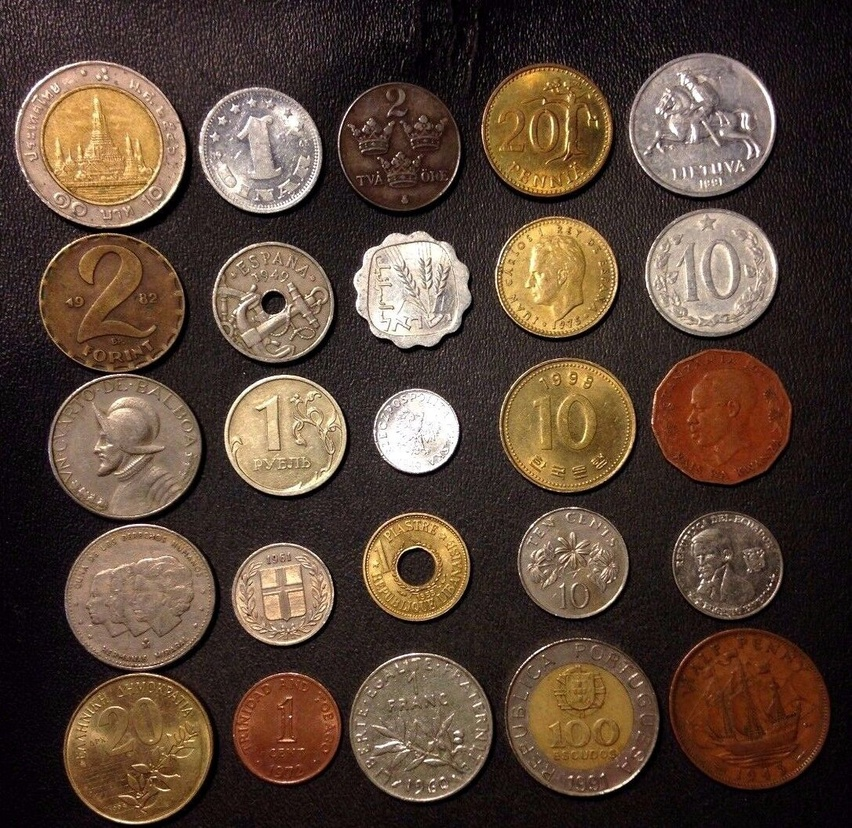
#> input picture Nesne Tespiti/HavzaAlgoritmasi/foto.jpg, 852 x 828 px, shrunk from 1085 x 1054 before the run, found by its file name
$ python havzalgoritmasi.py
#> lines starting #> are read from the running program, lines starting #| are printed output that depends on the picture; after the words box and inside, x2 and y2 are one past the last pixel; in counts of white or black regions, pixels touching at a corner belong together
import cv2
import matplotlib.pyplot as plt
import numpy as np


# Görseli içe aktar
coin = cv2.imread(r"C:\Users\MUSA\Desktop\Nesne Tespiti\HavzaAlgoritmasi\foto.jpg")
#> coin is the input picture: shape (828, 852, 3); mean B, G, R 54.7, 68, 87.6

# BGR'den RGB'ye dönüştürme
coin_rgb = cv2.cvtColor(coin, cv2.COLOR_BGR2RGB)

# Görseli görselleştirme
plt.figure()
plt.imshow(coin_rgb)
plt.axis("off")
plt.title("Orijinal Görsel")

# LPF (Low Pass Filter) - Blur işlemi
coin_blur = cv2.medianBlur(coin, 13)
coin_blur_rgb = cv2.cvtColor(coin_blur, cv2.COLOR_BGR2RGB)

# Blur sonrası
plt.figure()
plt.imshow(coin_blur_rgb)
plt.axis("off")
plt.title("Blur Uygulandı")

# Grayscale dönüşümü
coin_gray = cv2.cvtColor(coin_blur, cv2.COLOR_BGR2GRAY)

# Grayscale görseli gösterme
plt.figure()
plt.imshow(coin_gray, cmap="gray")
plt.axis("off")
plt.title("Grayscale Görsel")

# Thresholding işlemi
ret, coin_thresh = cv2.threshold(coin_gray, 75, 255, cv2.THRESH_BINARY)
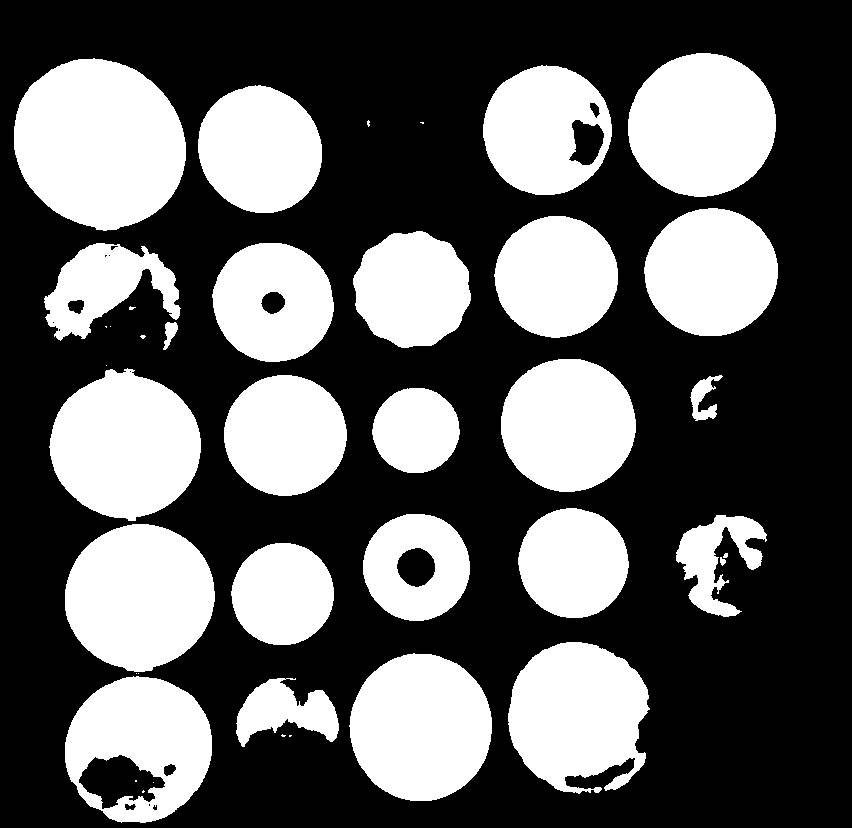
#> coin_thresh: shape (828, 852); 37.5% white; 40 white regions (14 under 20 px)

# Threshold sonrası görsel
plt.figure()
plt.imshow(coin_thresh, cmap="gray")
plt.axis("off")
plt.title("Threshold Sonucu")

# kontur

contours, hierarchy = cv2.findContours(coin_thresh.copy(), cv2.RETR_CCOMP, cv2.CHAIN_APPROX_SIMPLE)
#> contours = 56 contours, 21 with area under 20; largest, box (x1, y1, x2, y2) and area: (14, 58, 186, 231) 22602, (65, 524, 215, 672) 16881, (49, 368, 201, 521) 16866, (65, 676, 212, 823) 16609, (628, 53, 776, 197) 16464

for i in range(len(contours)):

    if hierarchy[0][i][3] == -1:
        cv2.drawContours(coin, contours, i, (0,255,0),10)
#> this loop made 56 passes
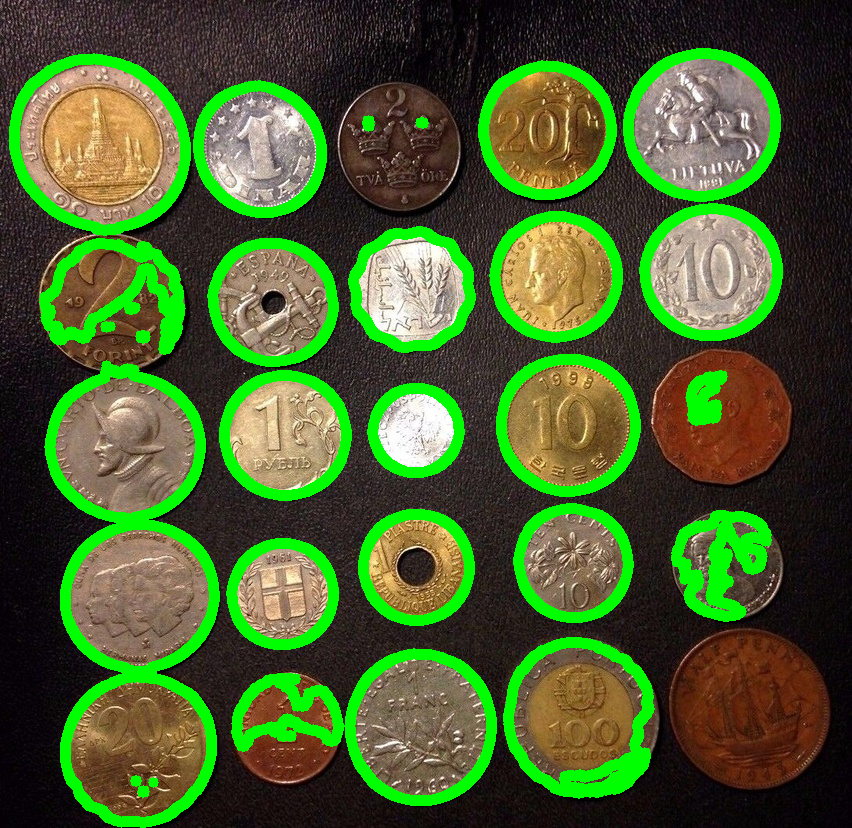
#> coin: shape (828, 852, 3); 15.27% of pixels changed, all inside (x1, y1, x2, y2) = (9, 48, 783, 828)

# Açılma (Morfolojik işlem)
kernel = np.ones((5, 5), np.uint8)  # Kernel boyutunu 3x3'ten 5x5'e yükselttik
opening = cv2.morphologyEx(coin_thresh, cv2.MORPH_OPEN, kernel, iterations=2)
#> opening: shape (828, 852); 37.1% white; 27 white regions, largest, box (x1, y1, x2, y2) and area: (14, 59, 186, 230) 22837, (65, 524, 215, 672) 17090, (50, 370, 201, 519) 17035

# Açılma sonrası görsel
plt.figure()
plt.imshow(opening, cmap="gray")
plt.axis("off")
plt.title("Açılma Sonucu")

plt.figure()
plt.imshow(coin)
plt.axis("off")

# nesneler arası distance bulalım
dist_transform = cv2.distanceTransform(opening, cv2.DIST_L2, 5)
plt.figure()
plt.imshow(opening, cmap="gray")
plt.axis("off")

# resmi küçült
ret, sure_foreground = cv2.threshold(dist_transform, 0.4*np.max(dist_transform), 255, 0)
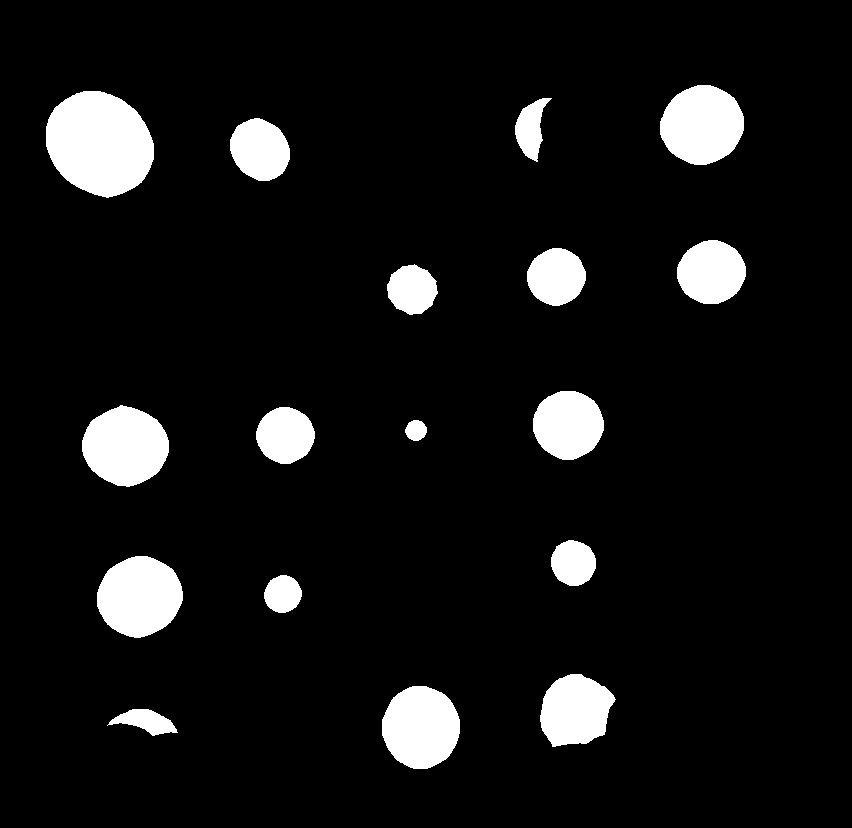
#> sure_foreground: shape (828, 852) float32; 8% white; 17 white regions, largest, box (x1, y1, x2, y2) and area: (46, 91, 154, 198) 8775, (97, 556, 183, 638) 5359, (82, 405, 169, 487) 5307
#> ret = 32.2
plt.figure()
plt.imshow(dist_transform, cmap="gray")
plt.axis("off")

# arka plan için resmi büyüt
sure_background = cv2.dilate(opening, kernel, iterations = 1)
#> sure_background: shape (828, 852); 40.6% white; 25 white regions, largest, box (x1, y1, x2, y2) and area: (12, 57, 188, 232) 24225, (63, 522, 217, 674) 18298, (48, 368, 203, 521) 18255
sure_foreground = np.uint8(sure_foreground)
unknown = cv2.subtract(sure_background, sure_foreground)
#> unknown: shape (828, 852); 32.6% white; 25 white regions, largest, box (x1, y1, x2, y2) and area: (12, 57, 188, 232) 15450, (63, 675, 214, 824) 13964, (48, 368, 203, 521) 12948
plt.figure()
plt.imshow(unknown, cmap = "gray")
plt.axis("off")

# bağlantı
ret, marker = cv2.connectedComponents(sure_foreground)
#> marker: shape (828, 852) int32; 18 distinct labels, from 0 to 17
#> ret = 18
marker = marker + 1
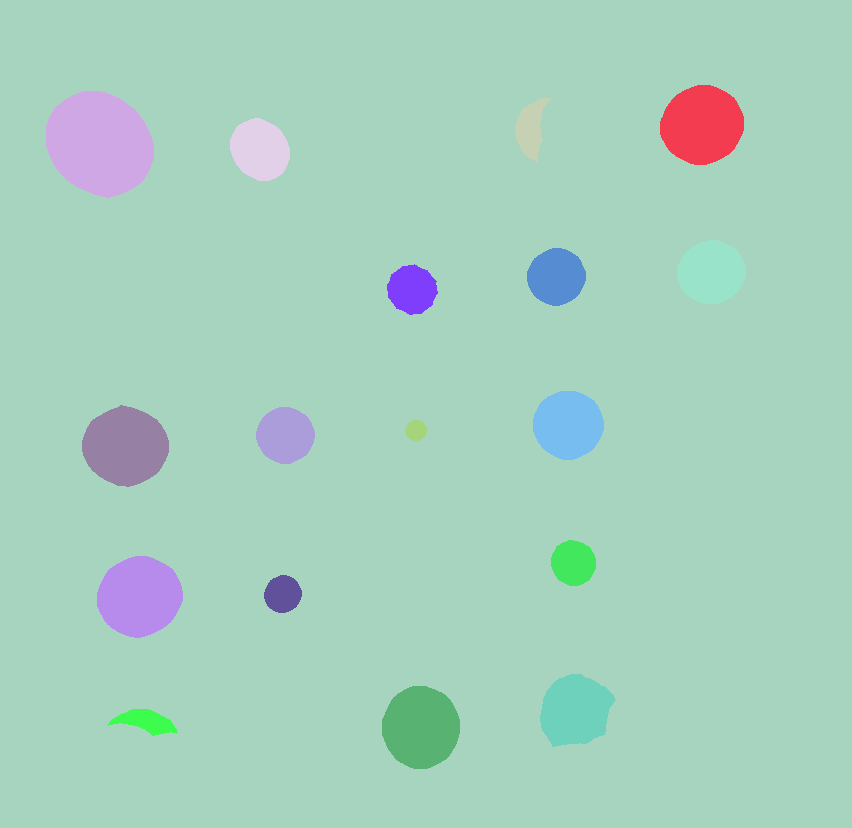
#> marker: shape (828, 852) int32; 18 distinct labels, from 1 to 18; one colour per label, 0 black
marker[unknown == 255] = 0
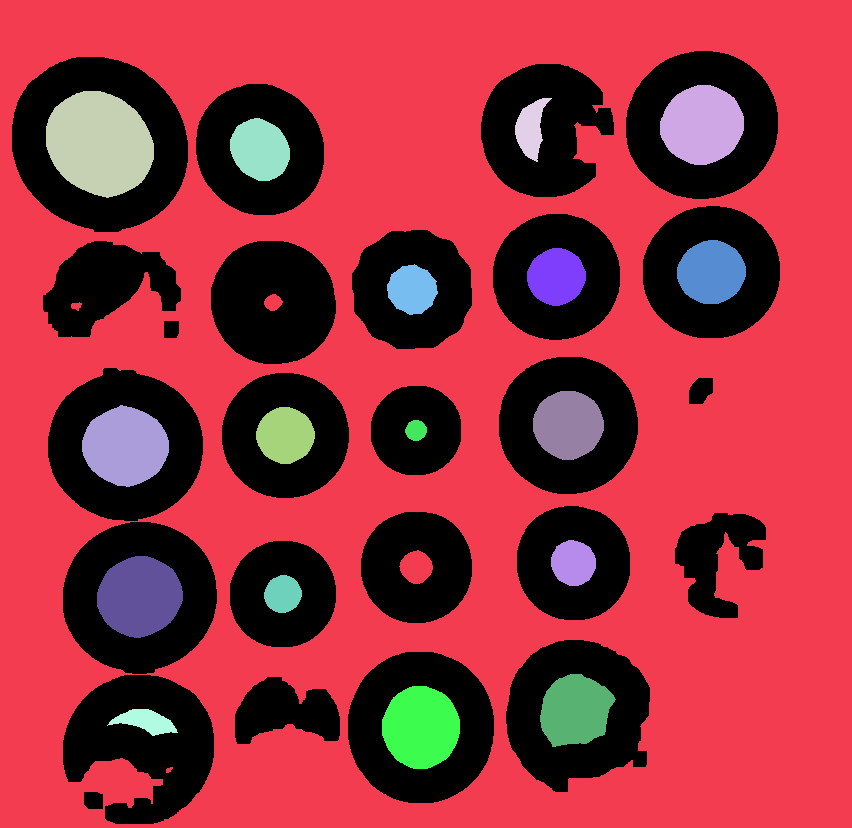
#> marker: shape (828, 852) int32; 19 distinct labels, from 0 to 18; one colour per label, 0 black
plt.figure()
plt.imshow(marker, cmap="gray")
plt.axis("off")

# havza
marker = cv2.watershed(coin, marker)
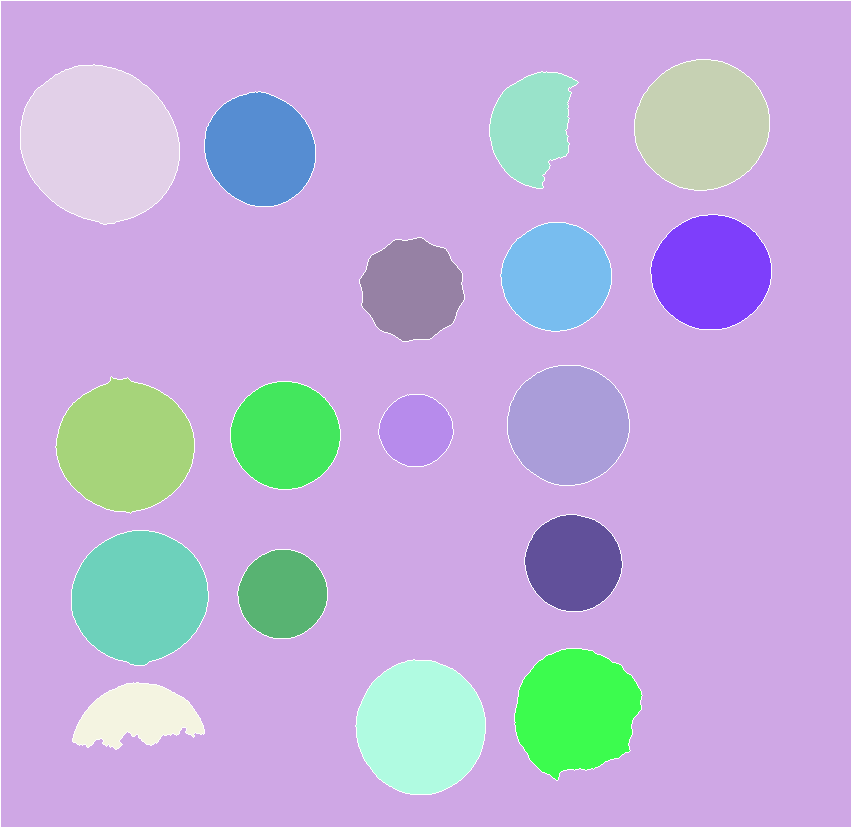
#> marker: shape (828, 852) int32; 19 distinct labels, from -1 to 18; one colour per label, 0 black, -1 white
plt.figure()
#> (the run stopped early here; a loop or call above may not have finished)
